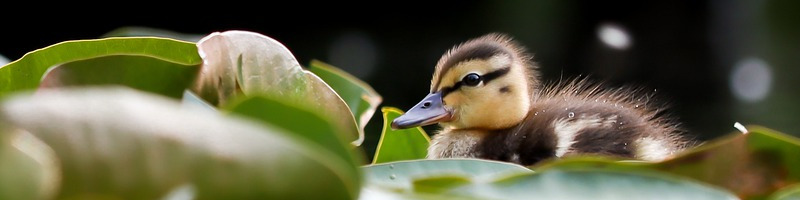
#> input picture images/Transformation_images/bird_source.jpg, 800 x 200 px
$ python transformation_images.py
#> lines starting #> are read from the running program, lines starting #| are printed output that depends on the picture; after the words box and inside, x2 and y2 are one past the last pixel; in counts of white or black regions, pixels touching at a corner belong together
from PIL import Image
import matplotlib.pyplot as plt

def carre(img, x0:int,y0:int,c:int, niveaux_de_gris:bool)->int:
    """
        Renvoi le niveau de gris moyen de la zone de c * c pixels partant du point (x0,y0)
        niveaux_de_gris: False si rendu e nnoir&Blanc sinon en niveaux de gris
    """
    niveau = 0
    for y in range(c):
        for x in range(c):
            r,v,b = img.getpixel((x+x0,y+y0)) # r, v et b récupèrent les valeurs des 3 canaux (rouge, vert et bleu)
            g = (r+v+b)//3 # On calcul la moyenne des 3 canaux (arrondi à l'inférieur)
            niveau += g
    g_final = int(niveau / (c * c))
    if not niveaux_de_gris:
        if g_final > 110:
            g_final = 255
        else:
            g_final = 0
    #print(g_final)
    return g_final

def niveaux_gris(img):
    largeur, hauteur = img.size # Récupération des dimensions de l'image
    for y in range(hauteur): # On parcourt toute les lignes de l'image
        for x in range(largeur): # Pour chaque ligne, on parcourt chaque colonne
            r,v,b = img.getpixel((x,y)) # r, v et b récupèrent les valeurs des 3 canaux (rouge, vert et bleu)
            g = (r+v+b)//3 # On calcul la moyenne des 3 canaux (arrondi à l'inférieur)
            img.putpixel((x,y),(g,g,g)) # On impose ce même niveau aux 3 canaux

def pixelise(img_source, c:int, niveaux_de_gris = False):
    """
       Pixelise l'image source en carrés de c*c pixels et renvoie l'image produite
       niveaux_de_gris: False si rendu e nnoir&Blanc sinon en niveaux de gris
    """
    largeur, hauteur = img_source.size # Récupération des dimensions de l'image
    img_new = Image.new(mode="RGB", size=(largeur, hauteur))
    for y in range(0, hauteur, c):
        for x in range(0, largeur, c):
            g = carre(img_source, x, y, c, niveaux_de_gris)
            for y1 in range(c):
                for x1 in range(c):
                    img_new.putpixel((x+x1,y+y1),(g,g,g))
    return img_new

plt. axis('off')
image1 = "bird_source.jpg"
img1 = Image.open(image1)
#> img1 is the input picture: PIL image 800x200 RGB; mean R, G, B 93.5, 92.4, 63.3
plt.imshow(img1)
plt.savefig("bird_original_800_200_160.png", dpi=160)

img2 = pixelise(img1, 10, True)
#> in pixelise, `img_new = Image.new(mode="RGB", size=(largeur, hauteur))`: img_new: PIL image 800x200 RGB; every value is 0
#> after the loop in pixelise, `for y in range(0, hauteur, c):`:
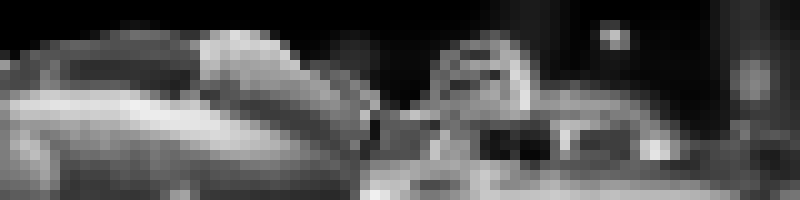
#> img_new: PIL image 800x200 RGB; min 0, max 240, mean 82.3
plt.imshow(img2)
plt.savefig("bird_niveaux_gris_160.png", dpi=160)
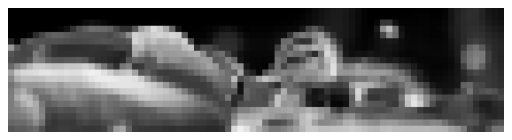
#> figure drawn by matplotlib, 1 panel

img3 = pixelise(img1, 10, False)
#> call 2 of pixelise, with c = 10, niveaux_de_gris = False
#> after the loop in pixelise (call 2), `for y in range(0, hauteur, c):`:
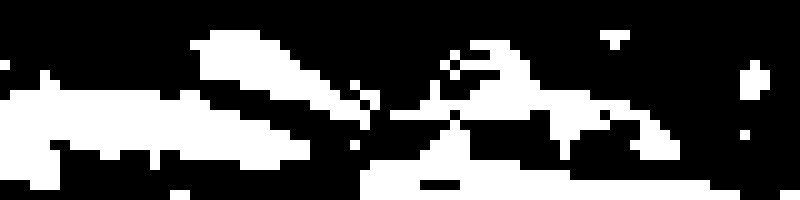
#> img_new: PIL image 800x200 RGB; 32.1% white; 10 white regions, largest, box (x1, y1, x2, y2) and area: (360, 40, 740, 200) 22600, (0, 70, 310, 190) 19200, (190, 30, 380, 130) 7500
plt.imshow(img3)
plt.savefig("bird_niveaux_sat_160.png", dpi=160)
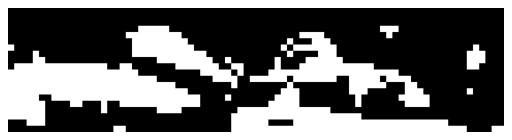
#> figure drawn by matplotlib, 1 panel

plt.show()
